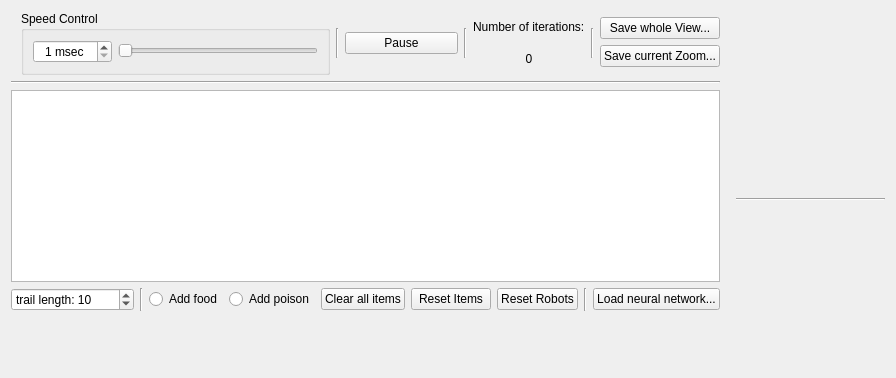
<?xml version="1.0" encoding="UTF-8"?>
<ui version="4.0">
 <class>w_widget_Simulation</class>
 <widget class="QWidget" name="w_widget_Simulation">
  <property name="geometry">
   <rect>
    <x>0</x>
    <y>0</y>
    <width>896</width>
    <height>378</height>
   </rect>
  </property>
  <property name="sizePolicy">
   <sizepolicy hsizetype="Expanding" vsizetype="Expanding">
    <horstretch>0</horstretch>
    <verstretch>0</verstretch>
   </sizepolicy>
  </property>
  <property name="windowTitle">
   <string>Form</string>
  </property>
  <layout class="QHBoxLayout" name="horizontalLayout">
   <item>
    <layout class="QVBoxLayout" name="verticalLayout_3">
     <property name="sizeConstraint">
      <enum>QLayout::SetDefaultConstraint</enum>
     </property>
     <property name="topMargin">
      <number>0</number>
     </property>
     <item>
      <layout class="QHBoxLayout" name="horizontalLayout_3">
       <property name="leftMargin">
        <number>10</number>
       </property>
       <property name="rightMargin">
        <number>0</number>
       </property>
       <item>
        <widget class="QGroupBox" name="groupBox">
         <property name="sizePolicy">
          <sizepolicy hsizetype="Preferred" vsizetype="Preferred">
           <horstretch>0</horstretch>
           <verstretch>0</verstretch>
          </sizepolicy>
         </property>
         <property name="title">
          <string>Speed Control</string>
         </property>
         <layout class="QHBoxLayout" name="horizontalLayout_2">
          <item>
           <widget class="QSpinBox" name="w_spinBox_time">
            <property name="alignment">
             <set>Qt::AlignCenter</set>
            </property>
            <property name="suffix">
             <string> msec</string>
            </property>
            <property name="minimum">
             <number>1</number>
            </property>
            <property name="maximum">
             <number>500</number>
            </property>
           </widget>
          </item>
          <item>
           <widget class="QSlider" name="w_slider_ite">
            <property name="sizePolicy">
             <sizepolicy hsizetype="Fixed" vsizetype="Fixed">
              <horstretch>0</horstretch>
              <verstretch>0</verstretch>
             </sizepolicy>
            </property>
            <property name="minimumSize">
             <size>
              <width>200</width>
              <height>0</height>
             </size>
            </property>
            <property name="maximumSize">
             <size>
              <width>300</width>
              <height>20</height>
             </size>
            </property>
            <property name="minimum">
             <number>1</number>
            </property>
            <property name="maximum">
             <number>500</number>
            </property>
            <property name="orientation">
             <enum>Qt::Horizontal</enum>
            </property>
           </widget>
          </item>
         </layout>
        </widget>
       </item>
       <item>
        <widget class="Line" name="line">
         <property name="sizePolicy">
          <sizepolicy hsizetype="Fixed" vsizetype="Fixed">
           <horstretch>0</horstretch>
           <verstretch>0</verstretch>
          </sizepolicy>
         </property>
         <property name="minimumSize">
          <size>
           <width>0</width>
           <height>30</height>
          </size>
         </property>
         <property name="orientation">
          <enum>Qt::Vertical</enum>
         </property>
        </widget>
       </item>
       <item>
        <widget class="QPushButton" name="w_but_pause">
         <property name="text">
          <string>Pause</string>
         </property>
         <property name="shortcut">
          <string>P</string>
         </property>
         <property name="checkable">
          <bool>true</bool>
         </property>
        </widget>
       </item>
       <item>
        <widget class="Line" name="line_2">
         <property name="sizePolicy">
          <sizepolicy hsizetype="Fixed" vsizetype="Fixed">
           <horstretch>0</horstretch>
           <verstretch>0</verstretch>
          </sizepolicy>
         </property>
         <property name="minimumSize">
          <size>
           <width>0</width>
           <height>30</height>
          </size>
         </property>
         <property name="orientation">
          <enum>Qt::Vertical</enum>
         </property>
        </widget>
       </item>
       <item>
        <layout class="QVBoxLayout" name="verticalLayout">
         <property name="spacing">
          <number>0</number>
         </property>
         <property name="leftMargin">
          <number>0</number>
         </property>
         <item>
          <widget class="QLabel" name="label">
           <property name="text">
            <string>Number of iterations:</string>
           </property>
          </widget>
         </item>
         <item>
          <widget class="QLabel" name="w_label_iterations">
           <property name="text">
            <string>0</string>
           </property>
           <property name="alignment">
            <set>Qt::AlignCenter</set>
           </property>
          </widget>
         </item>
        </layout>
       </item>
       <item>
        <widget class="Line" name="line_7">
         <property name="sizePolicy">
          <sizepolicy hsizetype="Fixed" vsizetype="Fixed">
           <horstretch>0</horstretch>
           <verstretch>0</verstretch>
          </sizepolicy>
         </property>
         <property name="minimumSize">
          <size>
           <width>0</width>
           <height>30</height>
          </size>
         </property>
         <property name="orientation">
          <enum>Qt::Vertical</enum>
         </property>
        </widget>
       </item>
       <item>
        <layout class="QVBoxLayout" name="verticalLayout_4">
         <property name="spacing">
          <number>0</number>
         </property>
         <item>
          <widget class="QPushButton" name="w_but_saveView">
           <property name="text">
            <string>Save whole View...</string>
           </property>
          </widget>
         </item>
         <item>
          <widget class="QPushButton" name="w_but_saveCurView">
           <property name="text">
            <string>Save current Zoom...</string>
           </property>
          </widget>
         </item>
        </layout>
       </item>
      </layout>
     </item>
     <item>
      <widget class="Line" name="line_3">
       <property name="orientation">
        <enum>Qt::Horizontal</enum>
       </property>
      </widget>
     </item>
     <item>
      <widget class="w_view_World" name="w_World">
       <property name="sizePolicy">
        <sizepolicy hsizetype="Preferred" vsizetype="Preferred">
         <horstretch>0</horstretch>
         <verstretch>0</verstretch>
        </sizepolicy>
       </property>
       <property name="renderHints">
        <set>QPainter::Antialiasing|QPainter::TextAntialiasing</set>
       </property>
       <property name="dragMode">
        <enum>QGraphicsView::ScrollHandDrag</enum>
       </property>
       <property name="cacheMode">
        <set>QGraphicsView::CacheBackground</set>
       </property>
       <property name="viewportUpdateMode">
        <enum>QGraphicsView::BoundingRectViewportUpdate</enum>
       </property>
      </widget>
     </item>
     <item>
      <layout class="QHBoxLayout" name="horizontalLayout_4">
       <property name="topMargin">
        <number>0</number>
       </property>
       <item>
        <widget class="QSpinBox" name="w_spinBox_path">
         <property name="prefix">
          <string>trail length: </string>
         </property>
         <property name="maximum">
          <number>20000</number>
         </property>
         <property name="value">
          <number>10</number>
         </property>
        </widget>
       </item>
       <item>
        <widget class="Line" name="line_6">
         <property name="orientation">
          <enum>Qt::Vertical</enum>
         </property>
        </widget>
       </item>
       <item>
        <widget class="QRadioButton" name="w_radbut_food">
         <property name="sizePolicy">
          <sizepolicy hsizetype="Fixed" vsizetype="Fixed">
           <horstretch>0</horstretch>
           <verstretch>0</verstretch>
          </sizepolicy>
         </property>
         <property name="text">
          <string>Add food</string>
         </property>
        </widget>
       </item>
       <item>
        <widget class="QRadioButton" name="w_radbut_pois">
         <property name="sizePolicy">
          <sizepolicy hsizetype="Fixed" vsizetype="Fixed">
           <horstretch>0</horstretch>
           <verstretch>0</verstretch>
          </sizepolicy>
         </property>
         <property name="text">
          <string>Add poison</string>
         </property>
        </widget>
       </item>
       <item>
        <widget class="QPushButton" name="w_but_clearItems">
         <property name="sizePolicy">
          <sizepolicy hsizetype="Fixed" vsizetype="Fixed">
           <horstretch>0</horstretch>
           <verstretch>0</verstretch>
          </sizepolicy>
         </property>
         <property name="text">
          <string>Clear all items</string>
         </property>
        </widget>
       </item>
       <item>
        <widget class="QPushButton" name="w_but_resetItems">
         <property name="sizePolicy">
          <sizepolicy hsizetype="Fixed" vsizetype="Fixed">
           <horstretch>0</horstretch>
           <verstretch>0</verstretch>
          </sizepolicy>
         </property>
         <property name="text">
          <string>Reset Items</string>
         </property>
        </widget>
       </item>
       <item>
        <widget class="QPushButton" name="w_but_resetRobots">
         <property name="sizePolicy">
          <sizepolicy hsizetype="Fixed" vsizetype="Fixed">
           <horstretch>0</horstretch>
           <verstretch>0</verstretch>
          </sizepolicy>
         </property>
         <property name="text">
          <string>Reset Robots</string>
         </property>
        </widget>
       </item>
       <item>
        <widget class="Line" name="line_4">
         <property name="orientation">
          <enum>Qt::Vertical</enum>
         </property>
        </widget>
       </item>
       <item>
        <widget class="QPushButton" name="w_but_load">
         <property name="sizePolicy">
          <sizepolicy hsizetype="Fixed" vsizetype="Fixed">
           <horstretch>0</horstretch>
           <verstretch>0</verstretch>
          </sizepolicy>
         </property>
         <property name="text">
          <string>Load neural network...</string>
         </property>
        </widget>
       </item>
      </layout>
     </item>
     <item>
      <spacer name="verticalSpacer">
       <property name="orientation">
        <enum>Qt::Vertical</enum>
       </property>
       <property name="sizeHint" stdset="0">
        <size>
         <width>20</width>
         <height>40</height>
        </size>
       </property>
      </spacer>
     </item>
    </layout>
   </item>
   <item>
    <layout class="QVBoxLayout" name="verticalLayout_2">
     <property name="sizeConstraint">
      <enum>QLayout::SetDefaultConstraint</enum>
     </property>
     <property name="leftMargin">
      <number>10</number>
     </property>
     <item>
      <spacer name="verticalSpacer_2">
       <property name="orientation">
        <enum>Qt::Vertical</enum>
       </property>
       <property name="sizeType">
        <enum>QSizePolicy::Fixed</enum>
       </property>
       <property name="sizeHint" stdset="0">
        <size>
         <width>20</width>
         <height>20</height>
        </size>
       </property>
      </spacer>
     </item>
     <item>
      <widget class="w_plot_MFR" name="w_plot_mfr" native="true">
       <property name="sizePolicy">
        <sizepolicy hsizetype="MinimumExpanding" vsizetype="Preferred">
         <horstretch>0</horstretch>
         <verstretch>0</verstretch>
        </sizepolicy>
       </property>
      </widget>
     </item>
     <item>
      <widget class="Line" name="line_5">
       <property name="orientation">
        <enum>Qt::Horizontal</enum>
       </property>
      </widget>
     </item>
     <item>
      <widget class="w_plot_Pot" name="w_plot_pot" native="true">
       <property name="sizePolicy">
        <sizepolicy hsizetype="MinimumExpanding" vsizetype="Preferred">
         <horstretch>0</horstretch>
         <verstretch>0</verstretch>
        </sizepolicy>
       </property>
      </widget>
     </item>
    </layout>
   </item>
  </layout>
 </widget>
 <customwidgets>
  <customwidget>
   <class>w_plot_MFR</class>
   <extends>QWidget</extends>
   <header>w_plot_Neuron.h</header>
   <container>1</container>
  </customwidget>
  <customwidget>
   <class>w_plot_Pot</class>
   <extends>QWidget</extends>
   <header>w_plot_Neuron.h</header>
   <container>1</container>
  </customwidget>
  <customwidget>
   <class>w_view_World</class>
   <extends>QGraphicsView</extends>
   <header>w_view_World.h</header>
  </customwidget>
 </customwidgets>
 <resources/>
 <connections>
  <connection>
   <sender>w_spinBox_time</sender>
   <signal>valueChanged(int)</signal>
   <receiver>w_slider_ite</receiver>
   <slot>setValue(int)</slot>
   <hints>
    <hint type="sourcelabel">
     <x>50</x>
     <y>44</y>
    </hint>
    <hint type="destinationlabel">
     <x>127</x>
     <y>44</y>
    </hint>
   </hints>
  </connection>
  <connection>
   <sender>w_slider_ite</sender>
   <signal>valueChanged(int)</signal>
   <receiver>w_spinBox_time</receiver>
   <slot>setValue(int)</slot>
   <hints>
    <hint type="sourcelabel">
     <x>127</x>
     <y>44</y>
    </hint>
    <hint type="destinationlabel">
     <x>50</x>
     <y>44</y>
    </hint>
   </hints>
  </connection>
 </connections>
</ui>
